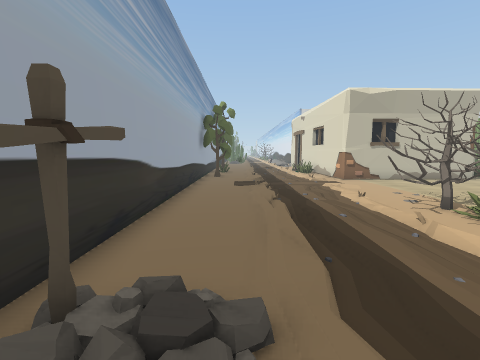
view 1 (above)

24 first-person views from a walk through a scene from a Unity 3-D project. The camera is 1.5 m above the floor, tilts 6° down and sees 85° across. The floor is counted in squares, 1 m on a side. Each view is taken from the middle of a square. On the plan, view 1 faces up. The plan holds only what a view shows up to about 14 squares ahead; the rest is blank. The place goes on beyond the plan. The player is left out. Some surface patterns are stand-ins.

view 2
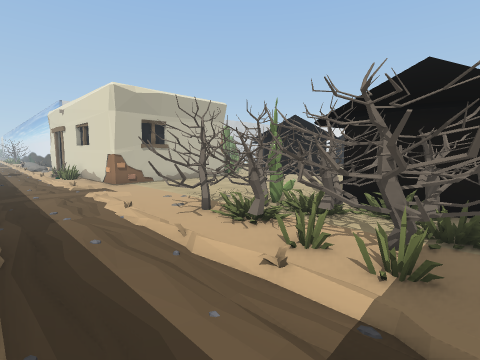

view 3
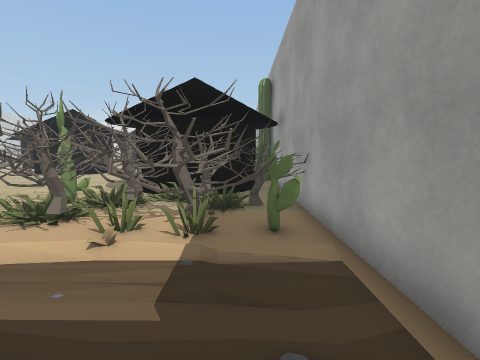

view 4
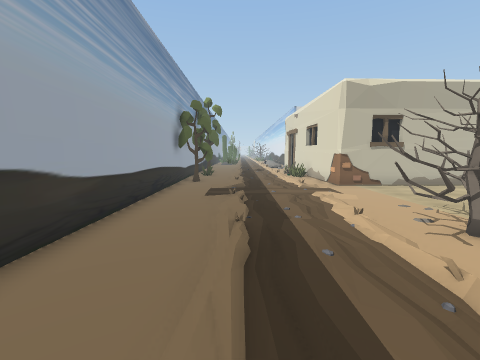

view 5
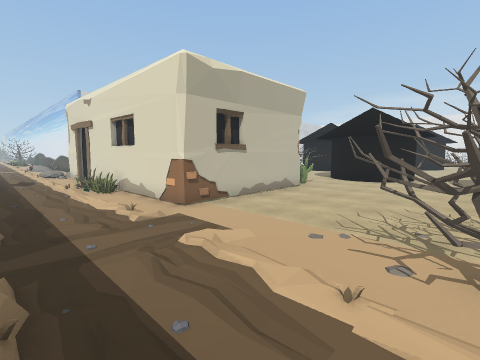

view 6
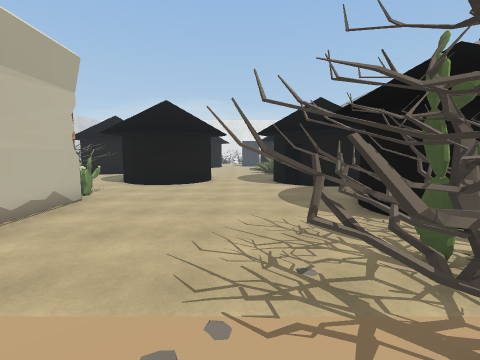

view 7
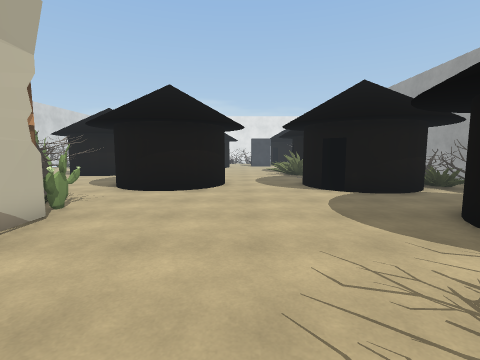

view 8
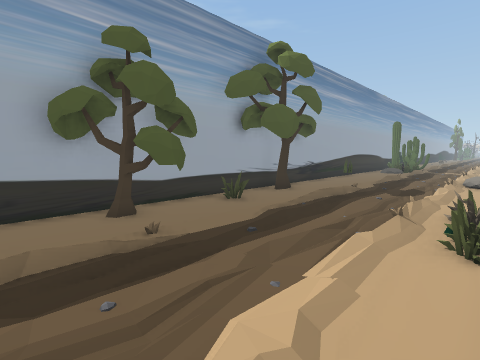

view 9
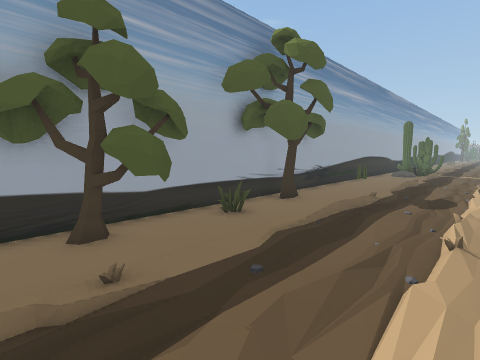

view 10
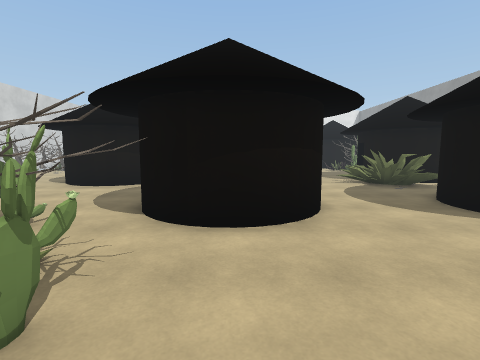

view 11
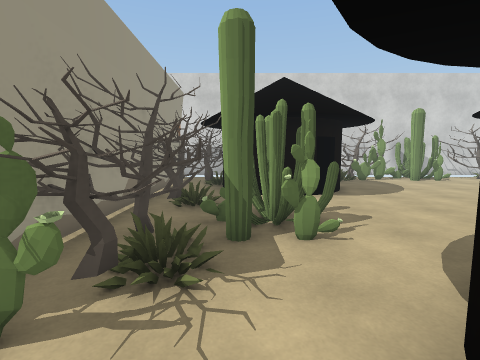

view 12
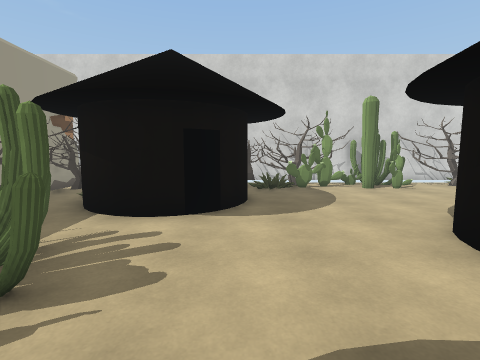

view 13
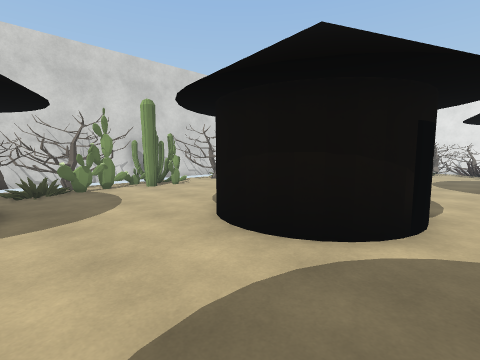

view 14
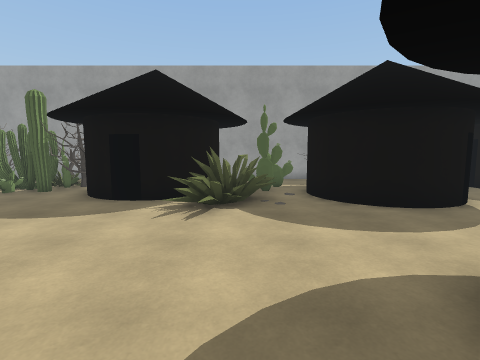

view 15
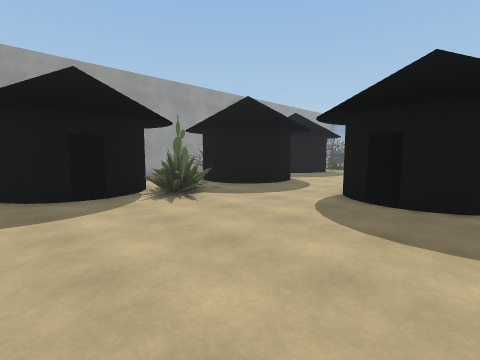

view 16
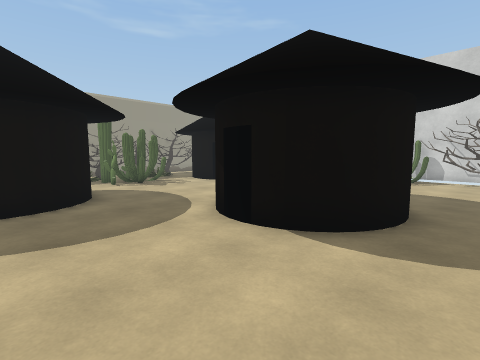

view 17
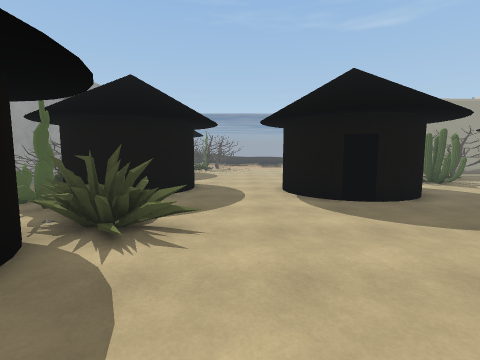

view 18
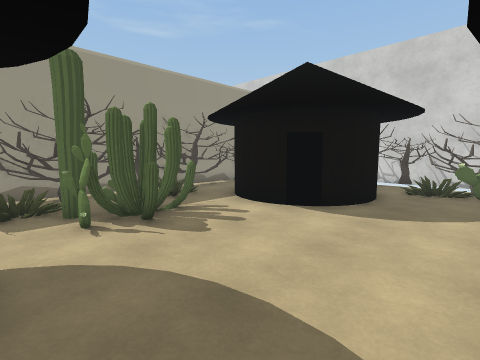

view 19
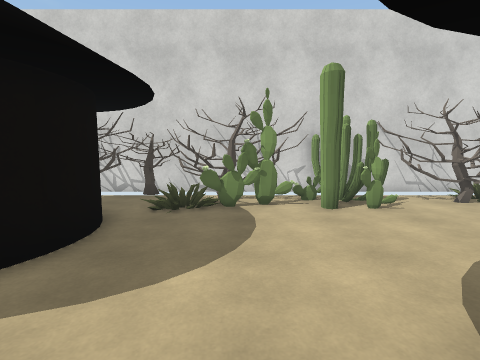

view 20
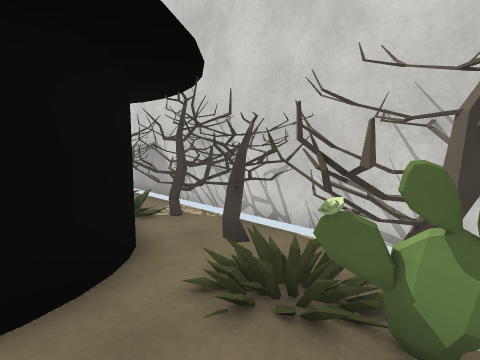

view 21
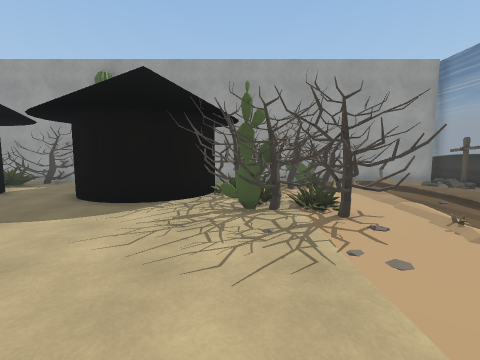

view 22
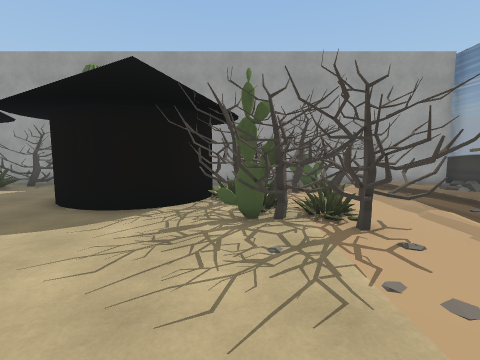

view 23
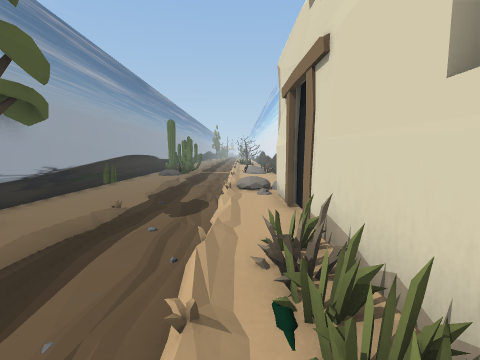

view 24
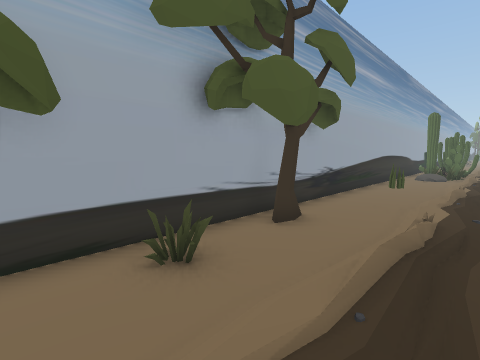

### Floor plan
Key: @ floor where view 1 was taken; # wall or solid block; x gap in a wall; . main floor; : floor 0.25 m higher than the main floor; + floor 0.5 m higher than the main floor; / step, stairs or slope; T tree; M tombstone; C cactus; H hut; O other object.
Columns run from 3 left of view 1 to 30 right of it. Each row starts with its distance up from view 1.
 32 #....../
 31 #....../
 30 #...:../
 29 #...:../+       ####TT###TT##CC###
 28 #...:....       # TTTTTTTTTCCCCTTT
 27 #...:../.#      #T    #TTCC.CCC.TT
 26 #..O..//.#      #TTH  ##.........
 25 #....../.#      #TT    #.........
 24 #...:../.#      #TT    #..........
 23 #.T.:../.#      #T H ###...... ...
 22 #...:...O#      #TT.##.......  ...
 21 #.../..OO#      #TT........##  H..
 20 #.O./...O#      #TTCC......#    ..
 19 #....../O#      #TTCCC.....#   #..
 18 #.T...//.#      #TTCC......#####..
 17 #.T..../.#      #TT.C.......###...
 16 #xT.:../.#      #TT...............
 15 #...:../.########CT..H###.........
 14 #..//../.##.......T.### ##.......
 13 #...................##   #........
 12 #....................## ##........
 11 #...:..//.............###.........
 10 #...:../..........................
  9 #...:../.T........................
  8 #.../..TTT.T................O.....
  7 #.../..TTTTT.........###...OOO....
  6 #.../..TTTCCT.......####H.OOOO##..
  5 #...::.TTTTTT####...#  ##.OOO## H.
  4 #...:..TTTTT##  #...#   #.CC##   O
  3 #.M.:...TTTT##  ##..#   #.C.#    O
  2 #.M:...TTTTT##    ...T#  CC      O
  1 # M.....TTTT #  HO.T.TTT        HO
  0 # .@...CCCTT     CCTTTTT
 -1  ############      ######

Positions as (right, up) in squares from view 1, and headings:
1: (0, 0), facing up
2: (1, 1), facing up-right
3: (0, 1), facing right
4: (1, 2), facing up
5: (1, 7), facing up-right
6: (4, 9), facing right
7: (7, 10), facing right
8: (5, 14), facing up-left
9: (4, 15), facing up-left
10: (12, 13), facing right
11: (16, 13), facing up
12: (20, 16), facing up
13: (20, 16), facing up-right
14: (24, 14), facing down
15: (30, 15), facing down-left
16: (30, 13), facing up-left
17: (30, 9), facing left
18: (23, 16), facing up-left
19: (23, 20), facing up
20: (23, 25), facing up-left
21: (8, 13), facing down
22: (8, 12), facing down
23: (4, 18), facing up
24: (2, 18), facing up-left
